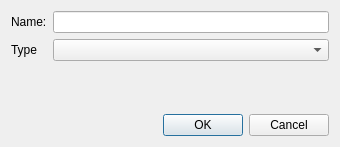
<?xml version="1.0" encoding="UTF-8"?>
<ui version="4.0">
 <class>AddQueueDialog</class>
 <widget class="QDialog" name="AddQueueDialog">
  <property name="geometry">
   <rect>
    <x>0</x>
    <y>0</y>
    <width>340</width>
    <height>147</height>
   </rect>
  </property>
  <property name="windowTitle">
   <string>Add Queue</string>
  </property>
  <layout class="QVBoxLayout" name="verticalLayout">
   <item>
    <layout class="QFormLayout" name="formLayout_2">
     <item row="0" column="0">
      <widget class="QLabel" name="nameLabel">
       <property name="text">
        <string>Name:</string>
       </property>
      </widget>
     </item>
     <item row="0" column="1">
      <widget class="QLineEdit" name="nameLineEdit"/>
     </item>
     <item row="1" column="0">
      <widget class="QLabel" name="typeLabel">
       <property name="text">
        <string>Type</string>
       </property>
      </widget>
     </item>
     <item row="1" column="1">
      <widget class="QComboBox" name="typeComboBox"/>
     </item>
    </layout>
   </item>
   <item>
    <widget class="QDialogButtonBox" name="buttonBox">
     <property name="orientation">
      <enum>Qt::Horizontal</enum>
     </property>
     <property name="standardButtons">
      <set>QDialogButtonBox::Cancel|QDialogButtonBox::Ok</set>
     </property>
    </widget>
   </item>
  </layout>
 </widget>
 <resources/>
 <connections>
  <connection>
   <sender>buttonBox</sender>
   <signal>accepted()</signal>
   <receiver>AddQueueDialog</receiver>
   <slot>accept()</slot>
   <hints>
    <hint type="sourcelabel">
     <x>248</x>
     <y>254</y>
    </hint>
    <hint type="destinationlabel">
     <x>157</x>
     <y>274</y>
    </hint>
   </hints>
  </connection>
  <connection>
   <sender>buttonBox</sender>
   <signal>rejected()</signal>
   <receiver>AddQueueDialog</receiver>
   <slot>reject()</slot>
   <hints>
    <hint type="sourcelabel">
     <x>316</x>
     <y>260</y>
    </hint>
    <hint type="destinationlabel">
     <x>286</x>
     <y>274</y>
    </hint>
   </hints>
  </connection>
 </connections>
</ui>
